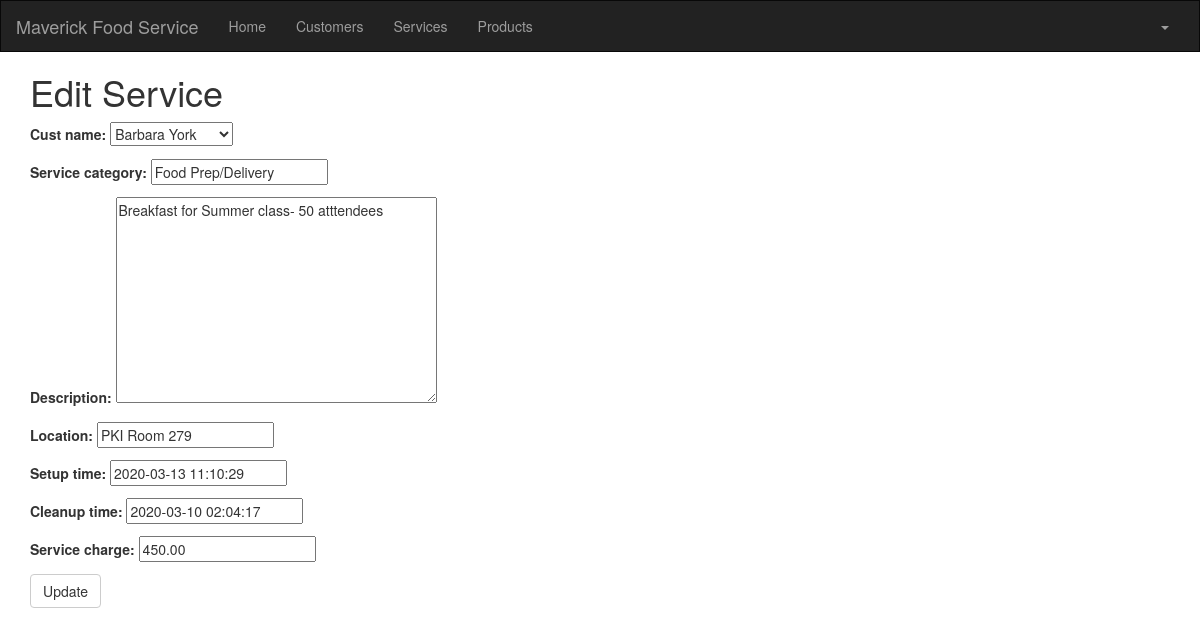
Page /service/1/edit/ (signed in) on the committed database.
### crm/models.py (models this page shows, shortened)
class Customer(models.Model):
    cust_name = models.CharField(max_length=50)
    organization = models.CharField(max_length=100, blank=True)
    role = models.CharField(max_length=100)
    email = models.EmailField(max_length=100)
    bldgroom = models.CharField(max_length=100)
    address = models.CharField(max_length=200)
    account_number = models.IntegerField(blank=False, null=False)
    city = models.CharField(max_length=50)
    state = models.CharField(max_length=50)
    zipcode = models.CharField(max_length=10)
    phone_number = models.CharField(max_length=50)
    created_date = models.DateTimeField(
        default=timezone.now)
    updated_date = models.DateTimeField(auto_now_add=True)

class Service(models.Model):
    cust_name = models.ForeignKey(Customer, on_delete=models.CASCADE, related_name='services')
    service_category = models.CharField(max_length=100)
    description = models.TextField()
    location = models.CharField(max_length=200)
    setup_time = models.DateTimeField(
        default=timezone.now)
    cleanup_time = models.DateTimeField(
        default=timezone.now)
    service_charge = models.DecimalField(max_digits=10, decimal_places=2)
    created_date = models.DateTimeField(
        default=timezone.now)
    updated_date = models.DateTimeField(auto_now_add=True)

### crm/views.py (the view)
# urls.py: path('service/<int:pk>/edit/', views.service_edit, name='service_edit'),
@login_required
def service_edit(request, pk):
   service = get_object_or_404(Service, pk=pk)
   if request.method == "POST":
       form = ServiceForm(request.POST, instance=service)
       if form.is_valid():
           service = form.save()
           service.updated_date = timezone.now()
           service.save()
           return redirect('crm:service_list')
   else:
       form = ServiceForm(instance=service)
   return render(request, 'crm/service_edit.html', {'form': form})

### crm/forms.py
class ServiceForm(forms.ModelForm):
   class Meta:
       model = Service
       fields = ('cust_name', 'service_category', 'description', 'location', 'setup_time', 'cleanup_time', 'service_charge' )

### crm/models.py (called while the page is built)
    def __str__(self):
        return str(self.cust_name)

### crm/templates/crm/service_edit.html (shortened to what this page needs)
<!DOCTYPE html>
<html lang="en">
{% extends 'crm/base.html' %}
{% block content %}
    <h1>Edit Service</h1>
    <form method="POST" class="service-form">{% csrf_token %}
        {{ form.as_p }}
        <button type="submit" class="save btn btn-default">Update</button>
    </form>
{% endblock %}

### rows in the picture
Customer: cust_name "Barbara York"
Service: service_category "Food Prep/Delivery", description "Breakfast for Summer class- 50 atttendees", location "PKI Room 279", setup_time "2020-03-13 11:10:29", cleanup_time "2020-03-10 02:04:17", service_charge "450.00"
